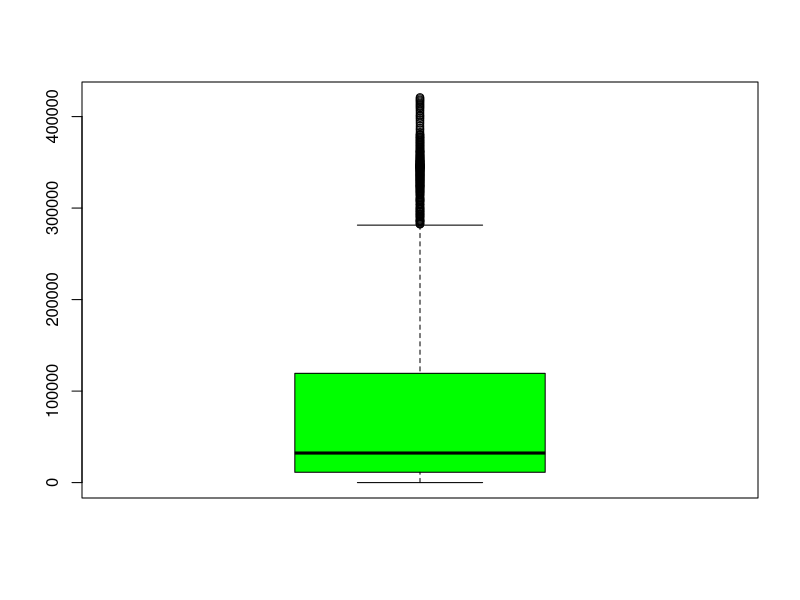

R code for this plot:
cases =  read.csv("data.csv",header = TRUE,sep = ",",
                  colClasses = c("NULL","NULL","NULL","NULL"
                                 ,"NULL","numeric","NULL","NULL",
                                 "NULL","NULL","NULL","NULL"))
confirm_cases = c(0)
for (a in cases[1])
{
  confirm_cases =  append(confirm_cases,a)
}
options(scipen=10000)

jpeg(file="E:/Prob Project/public/images/confirmCasesBoxPlot.jpeg",
     width=750, height=350)
boxplot(confirm_cases, col="green")
dev.off()